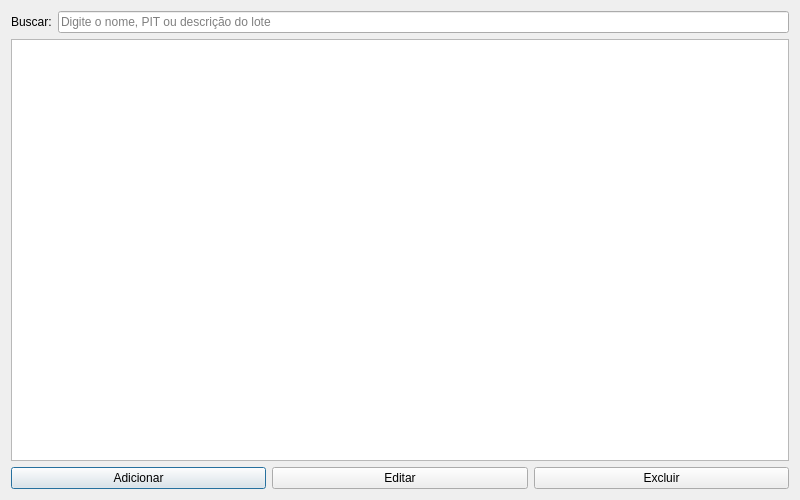
<?xml version="1.0" encoding="UTF-8"?>
<ui version="4.0">
 <class>ManageLotesDialog</class>
 <widget class="QDialog" name="ManageLotesDialog">
  <property name="geometry">
   <rect>
    <x>0</x>
    <y>0</y>
    <width>800</width>
    <height>500</height>
   </rect>
  </property>
  <property name="windowTitle">
   <string>Gerenciar Lotes</string>
  </property>
  <layout class="QVBoxLayout" name="verticalLayout">
   <item>
    <layout class="QHBoxLayout" name="searchLayout">
     <item>
      <widget class="QLabel" name="searchLabel">
       <property name="text">
        <string>Buscar:</string>
       </property>
      </widget>
     </item>
     <item>
      <widget class="QLineEdit" name="searchLineEdit">
       <property name="placeholderText">
        <string>Digite o nome, PIT ou descrição do lote</string>
       </property>
      </widget>
     </item>
    </layout>
   </item>
   <item>
    <widget class="QTableWidget" name="lotesTable"/>
   </item>
   <item>
    <layout class="QHBoxLayout" name="horizontalLayout">
     <item>
      <widget class="QPushButton" name="addButton">
       <property name="text">
        <string>Adicionar</string>
       </property>
      </widget>
     </item>
     <item>
      <widget class="QPushButton" name="editButton">
       <property name="text">
        <string>Editar</string>
       </property>
      </widget>
     </item>
     <item>
      <widget class="QPushButton" name="deleteButton">
       <property name="text">
        <string>Excluir</string>
       </property>
      </widget>
     </item>
    </layout>
   </item>
  </layout>
 </widget>
 <resources/>
 <connections/>
</ui>
